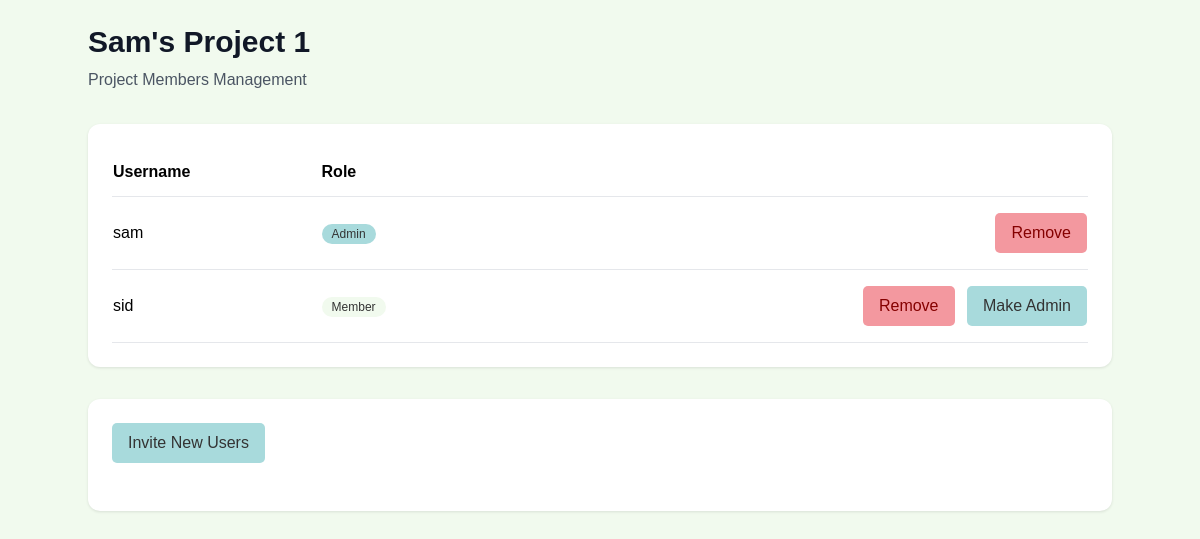
Page /projects/3/manage/ (signed in) on the committed database.
### projects/models.py (models this page shows, shortened)
class Project(models.Model):
    name = models.CharField(max_length=255, unique=True)
    description = models.TextField(blank=True, null=True)
    created_at = models.DateTimeField(auto_now_add=True)

class ProjectMembership(models.Model):
    user = models.ForeignKey(User, on_delete=models.CASCADE)
    project = models.ForeignKey(Project, on_delete=models.CASCADE)
    is_admin = models.BooleanField(default=False)
    is_accepted = models.BooleanField(default=False)
    class Meta:
        unique_together = ('user', 'project')

### projects/views.py (the view)
# urls.py: path('<int:project_id>/manage/', views.manage_people, name='manage_people'),
@login_required
def manage_people(request, project_id):
    project = get_object_or_404(Project, id=project_id)
    current_user_membership = ProjectMembership.objects.filter(project=project, user=request.user, is_admin=True).exists()
    members = ProjectMembership.objects.filter(project=project)
    non_members = User.objects.exclude(projectmembership__project=project)
    return render(request, 'projects/manageppl.html', {
        'project': project,
        'members': members,
        'non_members': non_members,
        'is_admin': current_user_membership,
    })

### projects/templates/projects/manageppl.html (shortened to what this page needs)
<!DOCTYPE html>
<html lang="en">
<head>
    <link href="https://cdnjs.cloudflare.com/ajax/libs/tailwindcss/2.2.19/tailwind.min.css" rel="stylesheet">
</head>
<body class="min-h-screen p-6">
    <div class="max-w-5xl mx-auto">
        <header class="mb-8">
            <h1 class="text-3xl font-semibold text-gray-900">{{ project.name }}</h1>
            <p class="text-gray-600 mt-2">Project Members Management</p>
        </header>
        <div class="card p-6 mb-8">
            <table class="w-full">
                <thead>
                    <tr class="border-b">
                        <th class="text-left py-3">Username</th>
                        <th class="text-left py-3">Role</th>
                    </tr>
                </thead>
                <tbody>
                    {% for membership in members %}
                    <tr class="border-b last:border-0">
                        <td class="py-4">{{ membership.user.username }}</td>
                        <td class="py-4">
                            {% if membership.is_admin %}
                            <span class="badge-admin inline-flex items-center px-2.5 py-0.5 rounded-full text-xs font-medium">
                                Admin
                            </span>
                            {% else %}
                            <span class="badge-member inline-flex items-center px-2.5 py-0.5 rounded-full text-xs font-medium">
                                Member
                            </span>
                            {% endif %}
                        </td>
                        <td class="py-4 text-right space-x-2">
                            {% if is_admin %}
                            <form method="POST" action="{% url 'projects:remove_user' project.id %}" class="inline">
                                <button type="submit" class="btn btn-danger">Remove</button>
                            </form>
                            {% if not membership.is_admin %}
                            <form method="POST" action="{% url 'projects:make_admin' project.id %}" class="inline">
                                <button type="submit" class="btn btn-primary">Make Admin</button>
                            </form>
                            {% endif %}
                            {% endif %}
                        </td>
                    </tr>
                    {% endfor %}
                </tbody>
            </table>
        </div>
        <div class="card p-6">
            <button onclick="toggleInviteForm()" class="btn btn-primary mb-6">
                Invite New Users
            </button>
        </div>
    </div>
</body>
</html>

### projects/templates/projects/manageppl.html (style rules this page uses)
body { font-family: Arial, sans-serif; background-color: #f1faee; }
.card { background: white; border-radius: 12px; box-shadow: 0 1px 3px rgba(0,0,0,0.1); }
.btn { transition: all 0.2s; font-weight: 500; padding: 0.5rem 1rem; border-radius: 5px; }
.btn-danger { background: #f3989f; color: #850000; }
.btn-primary { background: #a8dadc; color: #333; }
.badge-admin { background-color: #a8dadc; color: #333; }
.badge-member { background-color: #f1faee; color: #333; }

### rows in the picture
Project: name "Sam's Project 1"
ProjectMembership: user.username "sam", is_admin "Admin"
ProjectMembership: user.username "sid", is_admin "Member"
